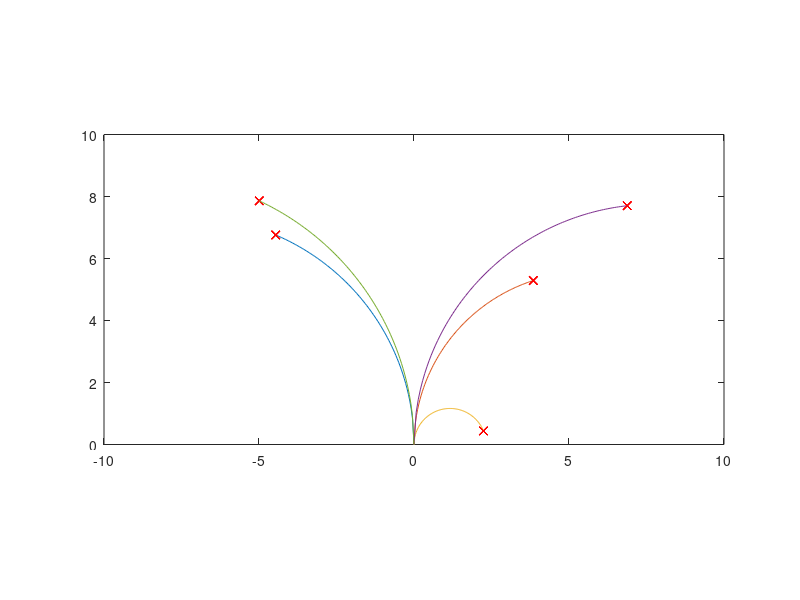

The MATLAB script that drew this image:
% This code creates  obstacle at some random point in front of the robot.
% It then calculates the radius of the constant curvature path that
% intersects with that point. Finally, it plots the obstacle and the path.

% Create 'num_obs' obstacles at random x,y locations in front of the robot.
num_obs = 5;
xmax = 10;
ymax = 10;
x_obs = 2*xmax*rand(num_obs,1)-xmax;
y_obs = ymax*rand(num_obs,1);

% Calculate the radius of curvature of a circle that would pass through
% those points.
R = (x_obs.^2+y_obs.^2)./(2*x_obs);

% Plot the obstacles and the paths to reach them
figure(1)
for i = 1:num_obs
    x = linspace(0,x_obs(i),100);
    y = abs(sqrt(2*R(i)-x).*sqrt(x));
    plot(x_obs,y_obs,'xr',x,y)
    hold on
end
hold off
axis equal
xlim([-xmax xmax])
ylim([0 ymax])